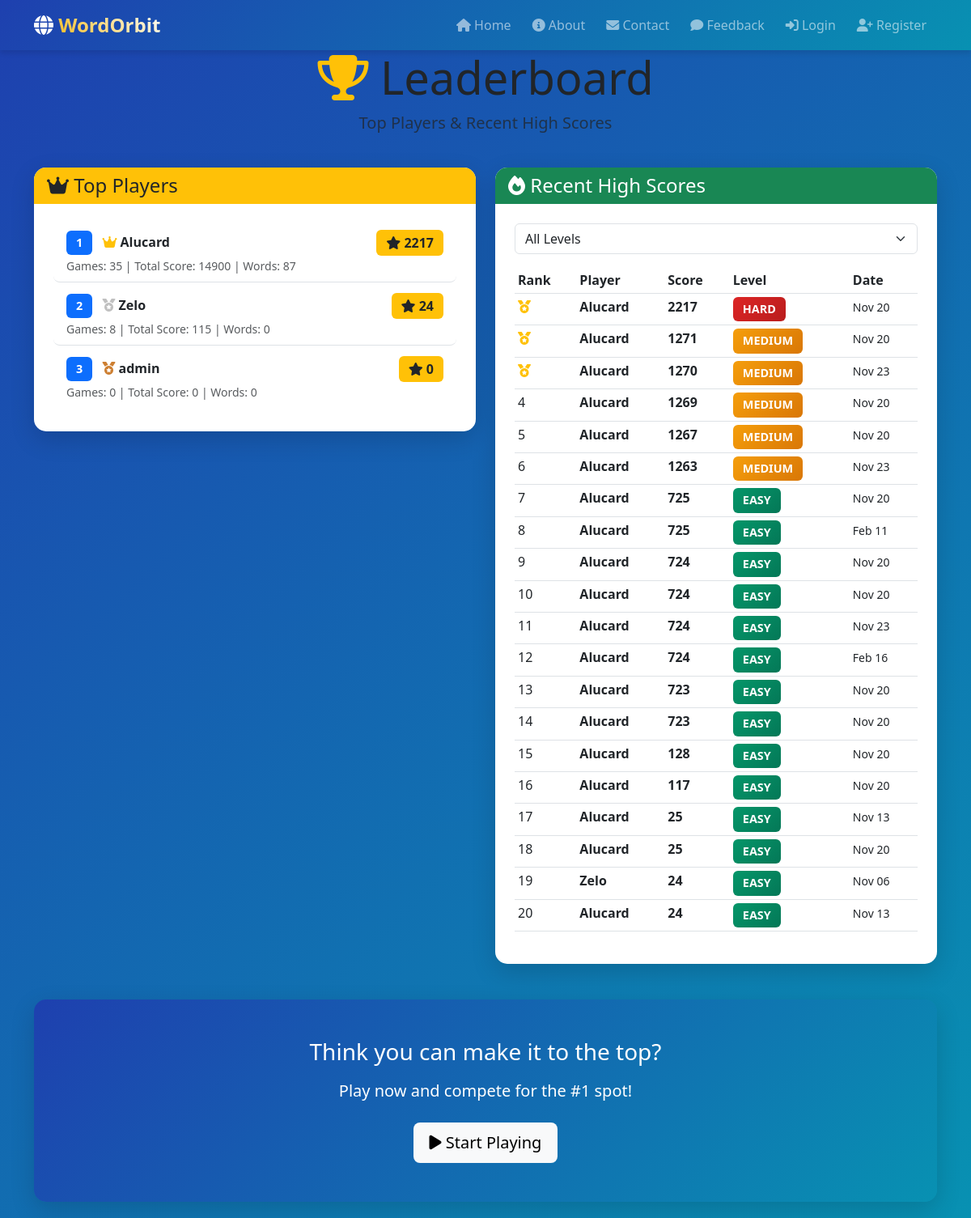
Page /leaderboard/ on the committed database.
### Wordapp/models.py (models this page shows, shortened)
class UserProfile(models.Model):
    user = models.OneToOneField(User, on_delete=models.CASCADE, related_name='profile')
    total_games = models.IntegerField(default=0)
    total_score = models.IntegerField(default=0)
    highest_score = models.IntegerField(default=0)
    words_discovered = models.IntegerField(default=0)
    achievements = models.TextField(blank=True)
    avatar = models.ImageField(upload_to='avatars/', blank=True, null=True)
    bio = models.TextField(max_length=500, blank=True)
    created_at = models.DateTimeField(auto_now_add=True)
    updated_at = models.DateTimeField(auto_now=True)
    class Meta:
        verbose_name = 'User Profile'
        verbose_name_plural = 'User Profiles'

class GameSession(models.Model):
    user = models.ForeignKey(User, on_delete=models.CASCADE, related_name='game_sessions')
    difficulty = models.CharField(max_length=10)
    grid_size = models.IntegerField()
    words_found = models.IntegerField(default=0)
    total_words = models.IntegerField()
    score = models.IntegerField(default=0)
    time_taken = models.IntegerField(help_text="Time in seconds")
    completed = models.BooleanField(default=False)
    created_at = models.DateTimeField(auto_now_add=True)
    class Meta:
        ordering = ['-created_at']

### Wordapp/views.py (the view)
# urls.py: path('leaderboard/', views.leaderboard, name='leaderboard'),
def leaderboard(request):
    top_players = UserProfile.objects.order_by('-highest_score')[:20]
    difficulty = request.GET.get('difficulty', 'all')
    recent_games = GameSession.objects.all().order_by('-score')
    if difficulty != 'all':
        recent_games = recent_games.filter(difficulty=difficulty)
    recent_games = recent_games[:20]
    context = {
        'top_players': top_players,
        'recent_games': recent_games,
        'selected_difficulty': difficulty,
    }
    return render(request, 'Wordapp/leaderboard.html', context)

### Wordapp/templates/Wordapp/leaderboard.html (shortened to what this page needs)
{% extends 'Wordapp/base.html' %}
{% block content %}
<div class="container">
    <div class="row mb-4">
        <div class="col-12 text-center">
            <h1 class="display-4">
                <i class="fas fa-trophy text-warning"></i> Leaderboard
            </h1>
            <p class="lead text-muted">Top Players & Recent High Scores</p>
        </div>
    </div>
    <div class="row">
        <div class="col-md-6 mb-4">
            <div class="card shadow-lg">
                <div class="card-header bg-warning text-dark">
                    <h4 class="mb-0"><i class="fas fa-crown"></i> Top Players</h4>
                </div>
                <div class="card-body">
                    {% if top_players %}
                    <div class="list-group list-group-flush">
                        {% for player in top_players %}
                        <div class="list-group-item {% if player.user == user %}bg-light{% endif %}">
                            <div class="d-flex justify-content-between align-items-center">
                                <div>
                                    <span class="badge bg-primary me-2">{{ forloop.counter }}</span>
                                    {% if forloop.counter == 1 %}
                                        <i class="fas fa-crown text-warning"></i>
                                    {% elif forloop.counter == 2 %}
                                        <i class="fas fa-medal" style="color: silver;"></i>
                                    {% elif forloop.counter == 3 %}
                                        <i class="fas fa-medal" style="color: #cd7f32;"></i>
                                    {% endif %}
                                    <strong>{{ player.user.username }}</strong>
                                </div>
                                <div>
                                    <span class="badge bg-warning text-dark fs-6">
                                        <i class="fas fa-star"></i> {{ player.highest_score }}
                                    </span>
                                </div>
                            </div>
                            <small class="text-muted">
                                Games: {{ player.total_games }} |
                                Total Score: {{ player.total_score }} |
                                Words: {{ player.words_discovered }}
                            </small>
                        </div>
                        {% endfor %}
                    </div>
                    {% else %}
                    <div class="text-center text-muted py-4">
                        <i class="fas fa-users fa-3x mb-3"></i>
                        <p>No players yet. Be the first!</p>
                    </div>
                    {% endif %}
                </div>
            </div>
        </div>
        <div class="col-md-6 mb-4">
            <div class="card shadow-lg">
                <div class="card-header bg-success text-white">
                    <h4 class="mb-0"><i class="fas fa-fire"></i> Recent High Scores</h4>
                </div>
                <div class="card-body">
                    <div class="mb-3">
                        <form method="get" class="d-flex gap-2">
                            <select name="difficulty" class="form-select" onchange="this.form.submit()">
                                <option value="all" {% if selected_difficulty == 'all' %}selected{% endif %}>All Levels</option>
                            </select>
                        </form>
                    </div>
                    {% if recent_games %}
                    <div class="table-responsive">
                        <table class="table table-sm table-hover">
                            <thead>
                                <tr>
                                    <th>Rank</th>
                                    <th>Player</th>
                                    <th>Score</th>
                                    <th>Level</th>
                                    <th>Date</th>
                                </tr>
                            </thead>
                            <tbody>
                                {% for game in recent_games %}
                                <tr {% if game.user == user %}class="table-success"{% endif %}>
                                    <td>
                                        {% if forloop.counter <= 3 %}
                                        <i class="fas fa-medal text-warning"></i>
                                        {% else %}
                                        {{ forloop.counter }}
                                        {% endif %}
                                    </td>
                                    <td>
                                        <strong>{{ game.user.username }}</strong>
                                    </td>
                                    <td><strong>{{ game.score }}</strong></td>
                                    <td>
                                        <span class="badge bg-{{ game.difficulty }}">
                                            {{ game.difficulty|upper }}
                                        </span>
                                    </td>
                                    <td><small>{{ game.created_at|date:"M d" }}</small></td>
                                </tr>
                                {% endfor %}
                            </tbody>
                        </table>
                    </div>
                    {% else %}
                    <div class="text-center text-muted py-4">
                        <i class="fas fa-gamepad fa-3x mb-3"></i>
                        <p>No games played yet!</p>
                    </div>
                    {% endif %}
                </div>
            </div>
        </div>
    </div>
    <div class="row">
        <div class="col-12">
            <div class="card bg-gradient-primary text-white text-center shadow-lg">
                <div class="card-body py-5">
                    <h3 class="mb-3">Think you can make it to the top?</h3>
                    <p class="lead mb-4">
                        Play now and compete for the #1 spot!
                    </p>
                    <a href="{% url 'game_play' %}" class="btn btn-light btn-lg">
                        <i class="fas fa-play"></i> Start Playing
                    </a>
                </div>
            </div>
        </div>
    </div>
</div>
{% endblock %}

### Wordapp/static/Wordapp/css/style.css (style rules this page uses)
:root { --primary-color: #1e40af; --secondary-color: #3b82f6; --success-color: #059669; --danger-color: #dc2626; --warning-color: #f59e0b; --info-color: #0891b2; --dark-color: #1e293b; --light-color: #f8fafc; --gradient-start: #1e40af; --gradient-end: #0891b2; }
* { margin: 0; padding: 0; box-sizing: border-box; }
body { font-family: 'Segoe UI', Tahoma, Geneva, Verdana, sans-serif; background: linear-gradient(135deg, var(--gradient-start) 0%, var(--gradient-end) 100%); background-attachment: fixed; min-height: 100vh; display: flex; flex-direction: column; }
.bg-gradient-primary { background: linear-gradient(135deg, var(--gradient-start) 0%, var(--gradient-end) 100%) !important; box-shadow: 0 4px 6px rgba(0, 0, 0, 0.1); }
.card { border: none; border-radius: 15px; box-shadow: 0 5px 15px rgba(0, 0, 0, 0.1); transition: all 0.3s ease; background: white; margin-bottom: 20px; }
.card-header { border-radius: 15px 15px 0 0 !important; font-weight: bold; border: none; }
.card-body { padding: 1.5rem; }
.btn { border-radius: 8px; padding: 10px 20px; font-weight: 500; transition: all 0.3s ease; border: none; }
.badge { padding: 8px 12px; font-size: 0.9rem; border-radius: 6px; }
.badge.bg-easy { background: linear-gradient(135deg, var(--success-color), #047857) !important; }
.badge.bg-medium { background: linear-gradient(135deg, var(--warning-color), #d97706) !important; }
.badge.bg-hard { background: linear-gradient(135deg, var(--danger-color), #b91c1c) !important; }
.list-group-item { border-left: 4px solid transparent; transition: all 0.3s; border-radius: 8px; margin-bottom: 5px; }
.shadow-lg { box-shadow: 0 10px 30px rgba(0, 0, 0, 0.15) !important; }

### rows in the picture
UserProfile: user.username "Alucard", highest_score "2217", total_games "35", total_score "14900", words_discovered "87"
UserProfile: user.username "Zelo", highest_score "24", total_games "8", total_score "115", words_discovered "0"
UserProfile: user.username "admin", highest_score "0", total_games "0", total_score "0", words_discovered "0"
GameSession: user.username "Alucard", score "2217", difficulty "HARD", created_at "Nov 20"
GameSession: user.username "Alucard", score "1271", difficulty "MEDIUM", created_at "Nov 20"
GameSession: user.username "Alucard", score "1270", difficulty "MEDIUM", created_at "Nov 23"
GameSession: user.username "Alucard", score "1269", difficulty "MEDIUM", created_at "Nov 20"
GameSession: user.username "Alucard", score "1267", difficulty "MEDIUM", created_at "Nov 20"
GameSession: user.username "Alucard", score "1263", difficulty "MEDIUM", created_at "Nov 23"
GameSession: user.username "Alucard", score "725", difficulty "EASY", created_at "Nov 20"
GameSession: user.username "Alucard", score "725", difficulty "EASY", created_at "Feb 11"
GameSession: user.username "Alucard", score "724", difficulty "EASY", created_at "Nov 20"
GameSession: user.username "Alucard", score "724", difficulty "EASY", created_at "Nov 20"
GameSession: user.username "Alucard", score "724", difficulty "EASY", created_at "Nov 23"
GameSession: user.username "Alucard", score "724", difficulty "EASY", created_at "Feb 16"
GameSession: user.username "Alucard", score "723", difficulty "EASY", created_at "Nov 20"
GameSession: user.username "Alucard", score "723", difficulty "EASY", created_at "Nov 20"
GameSession: user.username "Alucard", score "128", difficulty "EASY", created_at "Nov 20"
GameSession: user.username "Alucard", score "117", difficulty "EASY", created_at "Nov 20"
GameSession: user.username "Alucard", score "25", difficulty "EASY", created_at "Nov 13"
GameSession: user.username "Alucard", score "25", difficulty "EASY", created_at "Nov 20"
GameSession: user.username "Zelo", score "24", difficulty "EASY", created_at "Nov 06"
GameSession: user.username "Alucard", score "24", difficulty "EASY", created_at "Nov 13"
